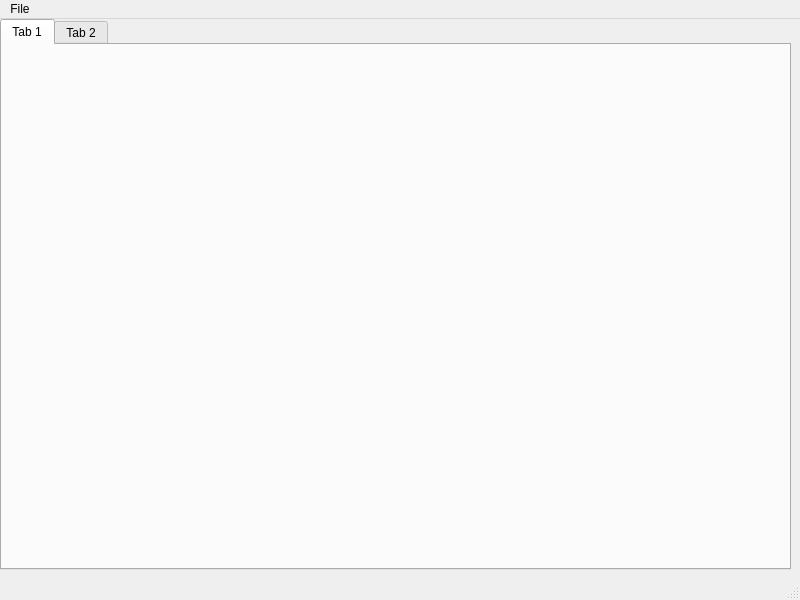
<?xml version="1.0" encoding="UTF-8"?>
<ui version="4.0">
 <class>MainWindow</class>
 <widget class="QMainWindow" name="MainWindow">
  <property name="geometry">
   <rect>
    <x>0</x>
    <y>0</y>
    <width>800</width>
    <height>600</height>
   </rect>
  </property>
  <property name="windowTitle">
   <string>MainWindow</string>
  </property>
  <widget class="QWidget" name="centralwidget">
   <widget class="QTabWidget" name="tabWidget">
    <property name="geometry">
     <rect>
      <x>0</x>
      <y>0</y>
      <width>791</width>
      <height>551</height>
     </rect>
    </property>
    <property name="currentIndex">
     <number>0</number>
    </property>
    <widget class="QWidget" name="tab">
     <attribute name="title">
      <string>Tab 1</string>
     </attribute>
    </widget>
    <widget class="QWidget" name="tab_2">
     <attribute name="title">
      <string>Tab 2</string>
     </attribute>
    </widget>
   </widget>
  </widget>
  <widget class="QMenuBar" name="menubar">
   <property name="geometry">
    <rect>
     <x>0</x>
     <y>0</y>
     <width>800</width>
     <height>20</height>
    </rect>
   </property>
   <widget class="QMenu" name="menuFile">
    <property name="title">
     <string>File</string>
    </property>
    <addaction name="actionQuit"/>
   </widget>
   <addaction name="menuFile"/>
  </widget>
  <widget class="QStatusBar" name="statusbar"/>
  <action name="actionQuit">
   <property name="text">
    <string>Quit</string>
   </property>
   <property name="shortcut">
    <string>Ctrl+Q</string>
   </property>
  </action>
 </widget>
 <resources/>
 <connections/>
</ui>
